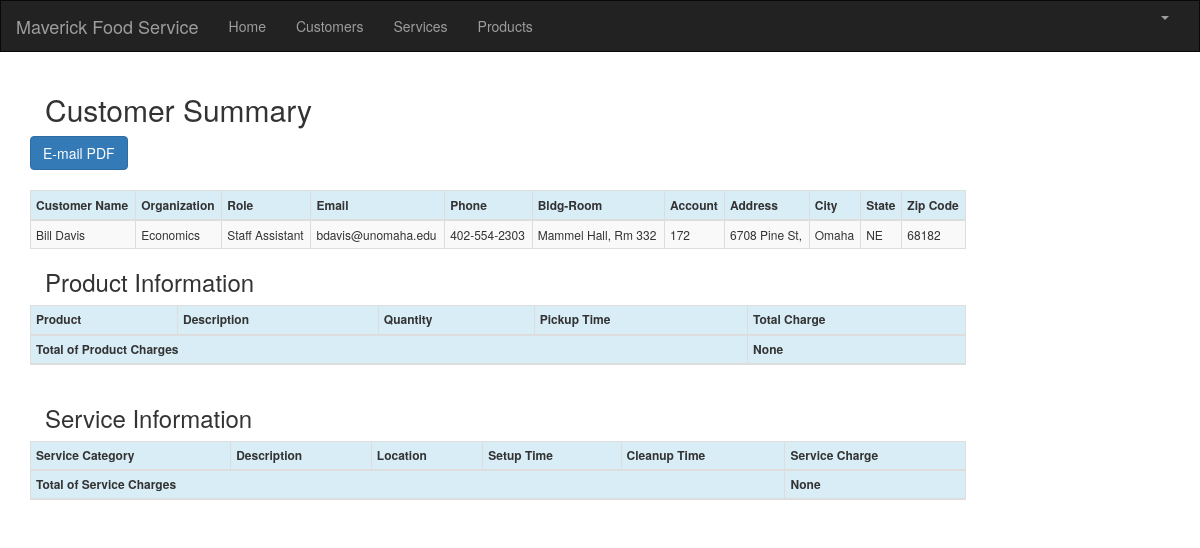
Before: /customer/3/summary/ (signed in) with the older database file.
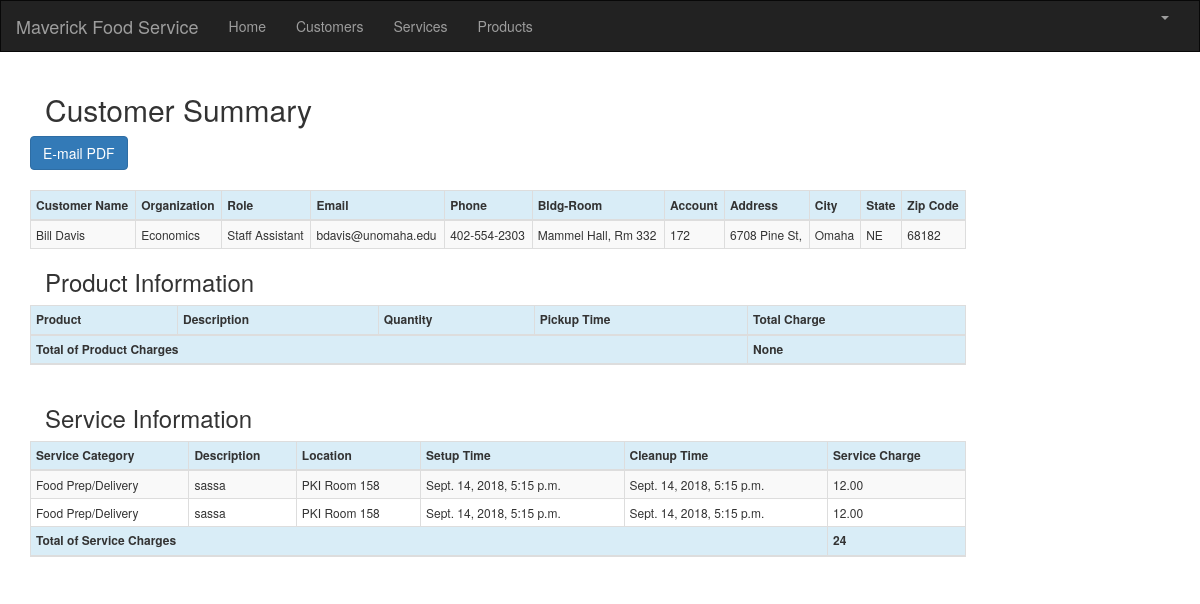
After: the same page with the newer database file.
### crm/models.py (models this page shows, shortened)
class Service(models.Model):
    cust_name = models.ForeignKey(Customer, on_delete=models.CASCADE, related_name='services')
    service_category = models.CharField(max_length=100)
    description = models.TextField()
    location = models.CharField(max_length=200)
    setup_time = models.DateTimeField(
        default=timezone.now)
    cleanup_time = models.DateTimeField(
        default=timezone.now)
    service_charge = models.DecimalField(max_digits=10, decimal_places=2)
    created_date = models.DateTimeField(
        default=timezone.now)
    updated_date = models.DateTimeField(auto_now_add=True)

### crm/views.py (the view)
# urls.py: path('customer/<int:pk>/summary/', views.summary, name='summary'),
@login_required
def summary(request, pk):
        customer = get_object_or_404(Customer, pk=pk)
        services = Service.objects.filter(cust_name=pk)
        products = Product.objects.filter(cust_name=pk)
        sum_service_charge = Service.objects.filter(cust_name=pk).aggregate(Sum('service_charge'))
        sum_product_charge = Product.objects.filter(cust_name=pk).aggregate(Sum('charge'))
        return render(request, 'crm/summary.html', {'customer': customer,
                                                    'products': products,
                                                'services': services,
                                                'sum_service_charge': sum_service_charge,
                                                'sum_product_charge': sum_product_charge,
                                                'email_success': 'false'})

### crm/templates/crm/summary.html (shortened to what the changed rows need)
{% extends 'crm/base.html' %}
{% block content %}
{% load mathfilters %}
{% load humanize %}
<br/>
<div class="container">
    <div class="row">
        <h2 style="padding-left: 15Px">Customer Summary</h2>
    </div>
    <div class="row">
        <br/>
             <table class="table-md table-striped table-bordered table-hover table-condensed table-responsive">
                    <thead>
                    <tr class="bg-info">
                        <th nowrap="true">Customer Name </th>
                        <th nowrap="true">Organization</th>
                        <th>Role</th>
                        <th>Email</th>
                        <th nowrap="true">Phone</th>
                        <th nowrap="true">Bldg-Room</th>
                        <th>Account</th>
                        <th nowrap="true">Address</th>
                        <th>City</th>
                        <th>State</th>
                        <th>Zip Code</th>
                    </tr>
                    </thead>
                </table>
    </div>
     <div class="row">
          <table class="table table-striped table-bordered table-hover table-condensed table-responsive">
            <thead>
                <tr class="bg-info">
                <th>Product</th>
                <th>Description</th>
                <th>Quantity</th>
                <th nowrap="true">Pickup Time</th>
                <th nowrap="true">Total Charge</th>
            </tr>
            </thead>
               <thead>
                <tr class="bg-info">
                    <th colspan="4">Total of Product Charges</th>
                    <th>{{ sum_product_charge.charge__sum|intcomma }}</th>
                </tr>
            </thead>
          </table>
</div>
<div class="row">
          <table class="table table-striped table-bordered table-hover table-condensed table-responsive">
            <thead>
            <tr class="bg-info">
                <th>Service Category</th>
                <th>Description</th>
                <th>Location</th>
                <th nowrap="true">Setup Time</th>
                <th nowrap="true">Cleanup Time</th>
                <th nowrap="true">Service Charge</th>
            </tr>
            </thead>
            <tbody>
            {% for service in services %}
                <tr>
                    <td nowrap="true">{{ service.service_category }}</td>
                    <td>{{ service.description }}</td>
                    <td nowrap="true">{{ service.location }}</td>
                    <td nowrap="true">{{ service.setup_time }}</td>
                    <td nowrap="true">{{ service.cleanup_time }}</td>
                    <td nowrap="true">{{ service.service_charge|intcomma }}</td>
                </tr>
            {% endfor %}
            </tbody>
            <thead>
                <tr class="bg-info">
                    <th colspan="5">Total of Service Charges</th>
                    <th>{{ sum_service_charge.service_charge__sum|intcomma }}</th>
                </tr>
            </thead>
    </table>
</div>
</div>
{% endblock %}

Changed rows visible on the page:
added Service: service_category "Food Prep/Delivery", description "sassa", location "PKI Room 158", setup_time "Sept. 14, 2018, 5:15 p.m.", cleanup_time "Sept. 14, 2018, 5:15 p.m.", service_charge "12.00"
added Service: service_category "Food Prep/Delivery", description "sassa", location "PKI Room 158", setup_time "Sept. 14, 2018, 5:15 p.m.", cleanup_time "Sept. 14, 2018, 5:15 p.m.", service_charge "12.00"
Other visible differences:
{{ sum_service_charge.service_charge__sum|intcomma }}: "None" → "24"
